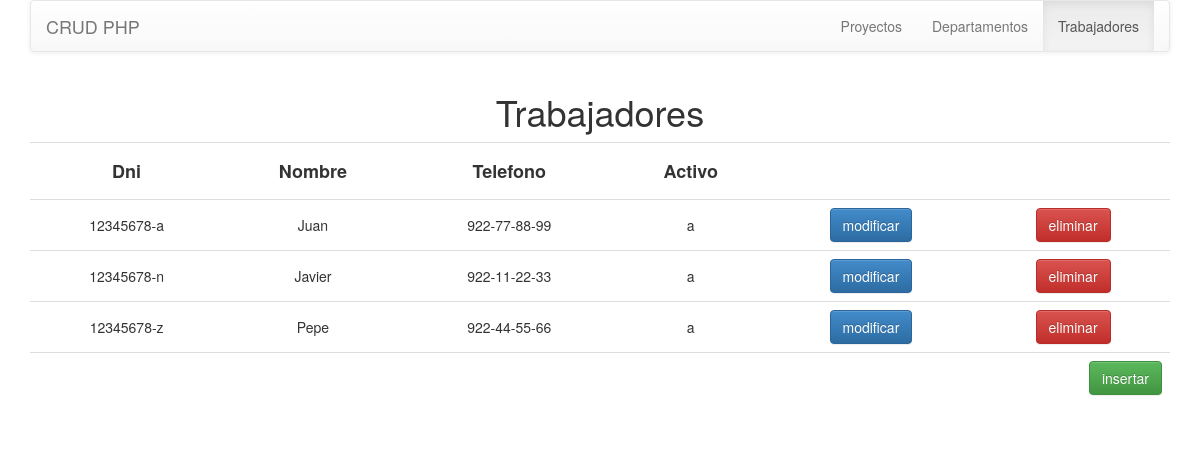
The app's page /crud/trabajadores.php with its own data.
### tables this page shows
CREATE TABLE IF NOT EXISTS `trabajadores` (
  `dni` char(12) NOT NULL DEFAULT '',
  `nombre` char(30) DEFAULT NULL,
  `telefono` char(12) DEFAULT NULL,
  `activo` enum('a','d') DEFAULT 'a',
  PRIMARY KEY (`dni`)
);

### crud/trabajadores.php (the view, shortened to what this page needs)
<!DOCTYPE html>
<html>
<head>
<link type="text/css" rel="stylesheet" href="css/bootstrap.css" />
<link type="text/css" rel="stylesheet" href="css/bootstrap-theme.css" />
</head>
<body>
<div class="container">
  <div class="text-center">
    <div id='tabla' class="h1">Trabajadores</div>
  </div>
<?php
include 'php/conexion.php';
$query = 'SELECT dni, nombre, telefono, activo FROM trabajadores
			order by dni';
$resultado = mysqli_query($conexion,$query) or die('Consulta fallida: ' . mysqli_error($conexion).'<br/>');
echo "<form id='form' action='proceso.php' method='POST'>";
echo "<div class='row'>";
echo "<div class='col-lg-12 col-md-12 col-sm-12'>";
echo "<div class='table-responsive'>";
echo "<table class='table table-hover'>";
echo "<tr class='text-center'>";
echo "<td><h4><strong>Dni</strong></h4></td>";
echo "<td><h4><strong>Nombre</strong></h4></td>";
echo "<td><h4><strong>Telefono</strong></h4></td>";
echo "<td><h4><strong>Activo</strong></h4></td>";
echo "<td></td>";
echo "<td></td>";
echo "</tr>";
	while ($registro = mysqli_fetch_array($resultado, MYSQLI_ASSOC)) {
		echo "<tr class='text-center'>";
			echo "<td style='vertical-align:middle'>".$registro['dni']."</td>";
			echo "<td style='vertical-align:middle'>".$registro['nombre']."</td>";
			echo "<td style='vertical-align:middle'>".$registro['telefono']."</td>";
			echo "<td style='vertical-align:middle'>".$registro['activo']."</td>";
			echo "<td><button class='btn btn-primary' type='submit' name='modificarTrabajador' value='".$registro['dni']."'>modificar</button></td>";
			echo "<td><a name='eliminar' class='btn btn-danger' data-toggle='modal' data-target='#eliminarModal' value=".$registro['dni'].">eliminar</a></td>";
		echo "</tr>";
	}
echo "<tr><td colspan='6' class='text-right'><button class='btn btn-success' type='submit' name='insertarTrabajador' value='insertar'>insertar</button></td></tr>";
echo "</table>";
echo "</div>";
echo "</div>";
echo "</div>";
echo "</div>";
?>
</body>
</html>

### records on screen
trabajadores: dni "12345678-a", nombre "Juan", telefono "922-77-88-99", activo "a"
trabajadores: dni "12345678-n", nombre "Javier", telefono "922-11-22-33", activo "a"
trabajadores: dni "12345678-z", nombre "Pepe", telefono "922-44-55-66", activo "a"
